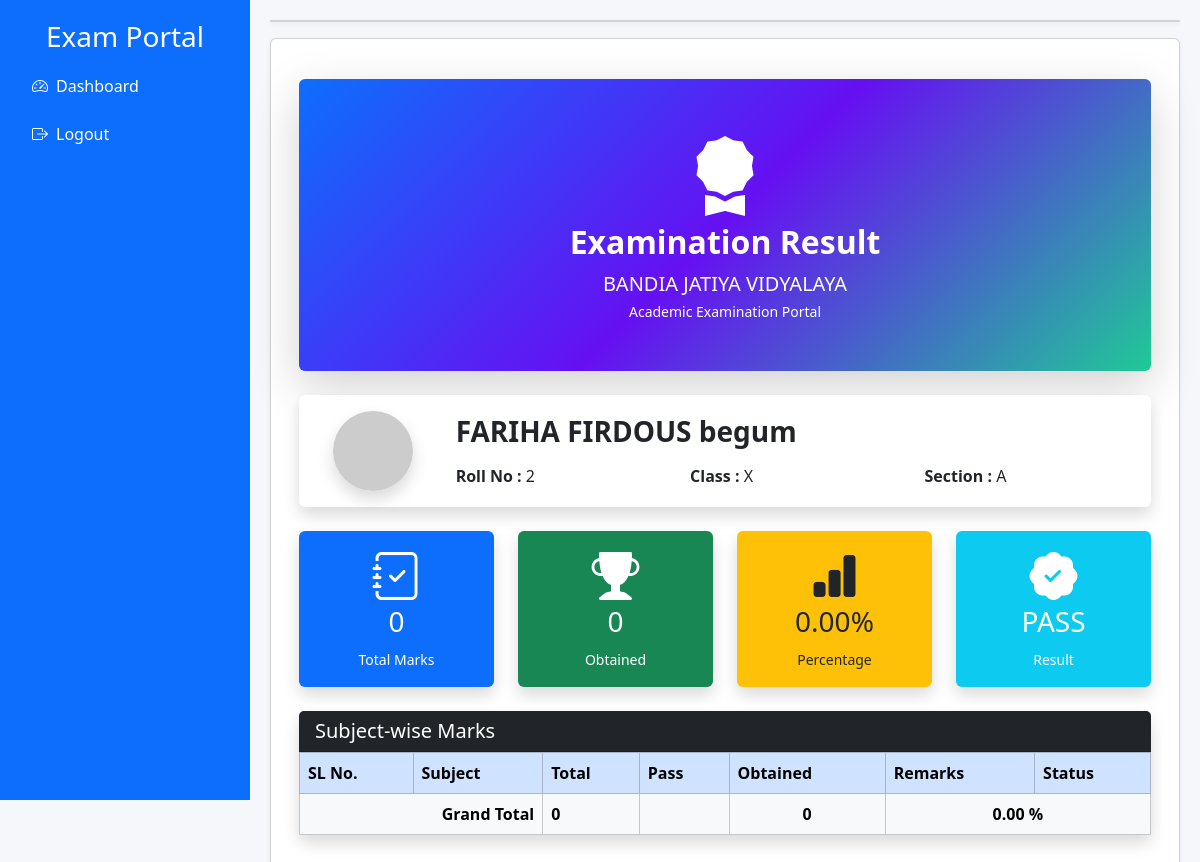
The page /student_result_show/2 (signed in) on the database its author committed.
### application/model.py (models this page shows, shortened)
class User(db.Model, UserMixin):
    __tablename__ = "users"
    id = db.Column(db.Integer, primary_key=True)
    role = db.Column(db.String(20), nullable=False)       # Admin / Staff / Student
    name = db.Column(db.String(100), nullable=False)
    email = db.Column(db.String(100), unique=True, nullable=False)
    password = db.Column(db.String(255), nullable=False)
    is_active = db.Column(db.Boolean, default=True)
    created_at = db.Column(db.DateTime, default=datetime.utcnow)
    staff = db.relationship("Staff",back_populates="user",uselist=False,cascade="all, delete-orphan")
    student = db.relationship("Student",back_populates="user",uselist=False,cascade="all, delete-orphan")

class Student(db.Model):
    __tablename__ = "students"
    id = db.Column(db.Integer, primary_key=True)
    user_id = db.Column(db.Integer,db.ForeignKey("users.id"), unique=True, nullable=False )
    roll_no = db.Column(db.String(20), nullable=False)
    class_id = db.Column(db.Integer,db.ForeignKey("classes.id"),nullable=False)
    phone = db.Column(db.String(15))
    user = db.relationship("User", back_populates="student")
    marks = db.relationship("Mark",back_populates="student",cascade="all, delete-orphan")
    school_class = db.relationship("SchoolClass",back_populates="students")
    fee_collections = db.relationship("FeeCollection",back_populates="student",cascade="all, delete-orphan")
    __table_args__ = (
        db.UniqueConstraint(
            "roll_no",
            "class_id",
            name="unique_roll_per_section"
        ),
    )

class SchoolClass(db.Model):
    __tablename__ = "classes"
    id = db.Column(db.Integer, primary_key=True)
    name = db.Column(db.String(20), nullable=False)
    section = db.Column(db.String(10), nullable=False)
    students = db.relationship("Student",back_populates="school_class",cascade="all, delete-orphan")
    subjects = db.relationship("Subject",back_populates="school_class",cascade="all, delete-orphan" )
    fee_types = db.relationship("FeeType",back_populates="school_class",cascade="all, delete-orphan")
    __table_args__ = (
        db.UniqueConstraint(
            "name",
            "section",
            name="unique_class_section"
        ),
    )

### application/controler.py (the view)
@app.route("/student_result_show/<int:student_id>" , methods=['POST','GET'])
@login_required
def student_result_show(student_id):
    if current_user.role != "student":
            flash("Only Student can access this page.", "danger")
            return redirect(url_for("login"))
    student = Student.query.get_or_404(student_id)
    marks = (
        Mark.query
        .filter_by(student_id=student.id)
        .join(Exam)
        .order_by(Exam.exam_date)
        .all()
    )
    return render_template(
        "student/student_result.html",
        student=student,
        marks=marks,
    )

### application/controler.py (called while the page is built)
@login_manager.user_loader
def load_user(user_id):
    return User.query.get(int(user_id))

### templates/student/student_result.html (shortened to what this page needs)
{% extends "student/student_dashboard.html" %}
{% block content %}
{% set total = namespace(value=0) %}
{% set obtained = namespace(value=0) %}
{% set failed = namespace(value=false) %}
{% for mark in marks %}
    {% set total.value = total.value + mark.exam.total_marks %}
    {% set obtained.value = obtained.value + mark.marks_obtained %}
    {% if mark.marks_obtained < mark.exam.pass_marks %}
        {% set failed.value = true %}
    {% endif %}
{% endfor %}
{% set percentage = (obtained.value / total.value * 100) if total.value > 0 else 0 %}
<div class="container py-4">
    <div class="card border-0 shadow-lg mb-4 overflow-hidden">
        <div class="card-body text-center text-white py-5"
            style="background:linear-gradient(135deg,#0d6efd,#6610f2,#20c997);">
            <i class="bi bi-award-fill display-1 mb-3"></i>
            <h2 class="fw-bold">
                Examination Result
            </h2>
            <p class="fs-5 mb-0">
                BANDIA JATIYA VIDYALAYA
            </p>
            <small>Academic Examination Portal</small>
        </div>
    </div>
    <div class="card shadow border-0 mb-4">
        <div class="card-body">
            <div class="row align-items-center">
                <div class="col-md-2 text-center">
                    <img src="https://ui-avatars.com/api/?name={{student.user.name}}&background=0d6efd&color=fff&size=128"
                        class="rounded-circle shadow">
                </div>
                <div class="col-md-10">
                    <h3 class="fw-bold">
                        {{ student.user.name }}
                    </h3>
                    <div class="row mt-3">
                        <div class="col-md-4">
                            <strong>Roll No :</strong>
                            {{ student.roll_no }}
                        </div>
                        <div class="col-md-4">
                            <strong>Class :</strong>
                            {{ student.school_class.name }}
                        </div>
                        <div class="col-md-4">
                            <strong>Section :</strong>
                            {{ student.school_class.section }}
                        </div>
                    </div>
                </div>
            </div>
        </div>
    </div>
    <div class="row g-4 mb-4">
        <div class="col-md-3">
            <div class="card border-0 shadow bg-primary text-white">
                <div class="card-body text-center">
                    <i class="bi bi-journal-check display-5"></i>
                    <h3>{{ total.value }}</h3>
                    <small>Total Marks</small>
                </div>
            </div>
        </div>
        <div class="col-md-3">
            <div class="card border-0 shadow bg-success text-white">
                <div class="card-body text-center">
                    <i class="bi bi-trophy-fill display-5"></i>
                    <h3>{{ obtained.value }}</h3>
                    <small>Obtained</small>
                </div>
            </div>
        </div>
        <div class="col-md-3">
            <div class="card border-0 shadow bg-warning text-dark">
                <div class="card-body text-center">
                    <i class="bi bi-bar-chart-fill display-5"></i>
                    <h3>{{ "%.2f"|format(percentage) }}%</h3>
                    <small>Percentage</small>
                </div>
            </div>
        </div>
        <div class="col-md-3">
            <div class="card border-0 shadow {% if failed.value %}bg-danger{% else %}bg-info{% endif %} text-white">
                <div class="card-body text-center">
                    <i class="bi bi-patch-check-fill display-5"></i>
                    <h3>
                        {% if failed.value %}
                        FAIL
                        {% else %}
                        PASS
                        {% endif %}
                    </h3>
                    <small>Result</small>
                </div>
            </div>
        </div>
    </div>
    <div class="card shadow border-0">
        <div class="card-header bg-dark text-white">
            <h5 class="mb-0">
                Subject-wise Marks
            </h5>
        </div>
        <div class="table-responsive">
            <table class="table table-hover table-bordered align-middle mb-0">
                <thead class="table-primary">
                    <tr>
                        <th>SL No.</th>
                        <th>Subject</th>
                        <th>Total</th>
                        <th>Pass</th>
                        <th>Obtained</th>
                        <th>Remarks</th>
                        <th>Status</th>
                    </tr>
                </thead>
                <tfoot class="table-light">
                    <tr>
                        <th colspan="2" class="text-end">
                            Grand Total
                        </th>
                        <th>{{ total.value }}</th>
                        <th colspan="1" class="text-end "></th>
                        <th colspan="1" class="text-end text-center">{{ obtained.value }}</th>
                        <th colspan="2" class="text-center">
                            {{ "%.2f"|format(percentage) }} %
                        </th>
                    </tr>
                </tfoot>
            </table>
        </div>
    </div>
</div>
{% endblock %}

### templates/student/student_dashboard.html (style rules this page uses)
body { background: #f5f7fb }

### rows shown on the page
User: user.name "FARIHA FIRDOUS begum"
Student: roll_no "2"
SchoolClass: school_class.name "X", school_class.section "A"

### other values the page prints
{{ total.value }} "0"
{{ obtained.value }} "0"
{{ "%.2f"|format(percentage) }} "0.00"
